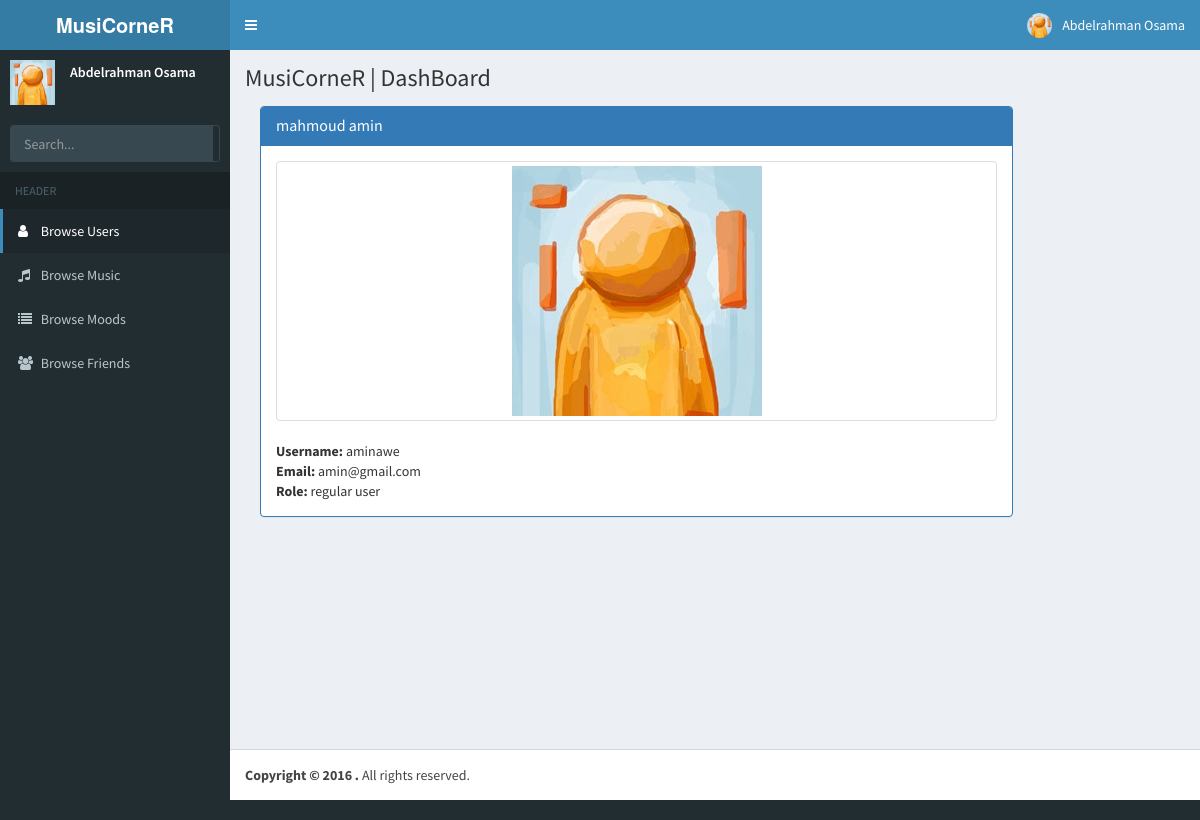
Page /dashboard/user_profile.php?profile_id=3 (signed in) on the committed database.
### tables this page shows
CREATE TABLE `users` (
  `id` int(15) NOT NULL,
  `full name` text NOT NULL,
  `username` varchar(150) NOT NULL,
  `email` varchar(150) NOT NULL,
  `password` varchar(150) NOT NULL,
  `profile picture` varchar(250) NOT NULL,
  `role` text NOT NULL
);

### dashboard/user_profile.php (the view, shortened to what this page needs)
<?php session_start();
	include '../includes/connection.php';
	if(isset($_SESSION['email']) && isset($_SESSION['password']) == true){
		$current_email = $_SESSION['email'];
		$homepage_query = "SELECT * FROM `users` WHERE `email` = '$current_email'";
		$result = mysqli_query($connection, $homepage_query);
			while($rows = mysqli_fetch_array($result)){
				if(mysqli_num_rows($result) == 1 ){
					$fullname = $rows['full name'];
					$profile_pic = $rows['profile picture'];
				}
			}
	} else {
		header('Location: home.php');
	}
?>
<!DOCTYPE html>
<html>
  <head>
    <link rel="stylesheet" href="bootstrap/css/bootstrap.min.css">
    <link rel="stylesheet" href="https://cdnjs.cloudflare.com/ajax/libs/font-awesome/4.5.0/css/font-awesome.min.css">
    <link rel="stylesheet" href="https://cdnjs.cloudflare.com/ajax/libs/ionicons/2.0.1/css/ionicons.min.css">
    <link rel="stylesheet" href="dist/css/AdminLTE.min.css">
    <link rel="stylesheet" href="dist/css/skins/skin-blue.min.css">
  </head>
  <body class="hold-transition skin-blue sidebar-mini">
    <div class="wrapper">
			<?php include "includes/header.php" ?>
			<?php include "includes/sidebar.php" ?>
      <div class="content-wrapper">
        <section class="content-header">
          <h1>
            MusiCorneR | DashBoard
          </h1>
        </section>
				<section class="clearfix content">
					<?php
              if(isset($_GET['profile_id'])){
                $profile_id = $_GET['profile_id'];
                $get_profile = "SELECT * FROM `users` WHERE `id`='$profile_id'";
                $fire_get_profile = mysqli_query($connection, $get_profile);
                if($fire_get_profile){
                  while ($rows = mysqli_fetch_array($fire_get_profile)) {
                    $profile_username = $rows['username'];
  									$profile_fullname = $rows['full name'];
                    $profile_email = $rows['email'];
                    $profile_picture = "../".$rows['profile picture'];
                    $profile_role = $rows['role'];
                    echo '<div class="col-md1">
                          </div>
                          <div class="col-md-10">
                            <div class="panel panel-primary">
                              <div class="panel-heading">
                                <h3 class="panel-title">'.$profile_fullname.'</h3>
                              </div>
                              <div class="panel-body">
                                <a href="#" class="thumbnail">
                                  <img src="'.$profile_picture.'" alt="..." width="250px" height="250px">
                                </a>
                                <strong>Username: </strong>'.$profile_username.'<br>
                                <strong>Email: </strong>'.$profile_email.'<br>
                                <strong>Role: </strong>'.$profile_role.'<br>
                              </div>
                            </div>
                          </div>
                          <div class="col-md-1">
                          </div>';
                  }
                }
              }
          ?>
				</section>
      </div>
      <?php echo include 'includes/footer.php'; ?>
    </div>
  </body>
</html>

### dashboard/includes/header.php (shortened to what this page needs)
<header class="main-header">
  <a href="index.php" class="logo">
    <span class="logo-lg"><b>MusiCorneR</b></span>
  </a>
  <nav class="navbar navbar-static-top">
    <a href="#" class="sidebar-toggle" data-toggle="offcanvas" role="button">
    </a>
    <div class="navbar-custom-menu">
      <ul class="nav navbar-nav">
        <li class="dropdown user user-menu">
          <a href="#" class="dropdown-toggle" data-toggle="dropdown">
            <?php echo '<img src="../'.$profile_pic.'" class="user-image" alt="User Image">'; ?>
            <?php echo '<span class="hidden-xs">'.$fullname.'</span>'; ?>
          </a>
        </li>
      </ul>
    </div>
  </nav>
</header>

### dashboard/includes/sidebar.php (shortened to what this page needs)
<aside class="main-sidebar">
  <section class="sidebar">
    <div class="user-panel">
      <div class="pull-left image">
        <?php echo '<img src="../'.$profile_pic.'" class="user-circle" alt="User Image">'; ?>
      </div>
      <div class="pull-left info">
        <?php echo '<p>'.$fullname.'</p>' ?>
      </div>
    </div>
    <?php
      $search = '';
      echo '<form action="search_result.php?search='.$search.'" method="get" class="sidebar-form">';
    ?>
      <div class="input-group">
        <input name="search" type="text" name="q" class="form-control" placeholder="Search...">
      </div>
    </form>
    <ul class="sidebar-menu">
      <li class="header">HEADER</li>
      <li class="active"><a href="users_list.php"><i class="fa fa-user"></i> <span>Browse Users</span></a></li>
      <li><a href="music_list.php"><i class="fa fa-music"></i> <span>Browse Music</span></a></li>
      <li><a href="moods_list.php"><i class="fa fa-list"></i> <span>Browse Moods</span></a></li>
      <li><a href="friends_list.php"><i class="fa fa-users"></i> <span>Browse Friends</span></a></li>
    </ul>
  </section>
</aside>

### rows in the picture
users: profile picture (placeholder picture), full name "Abdelrahman Osama"
users: full name "mahmoud amin", profile picture (placeholder picture), username "aminawe", email "amin@gmail.com", role "regular user"
